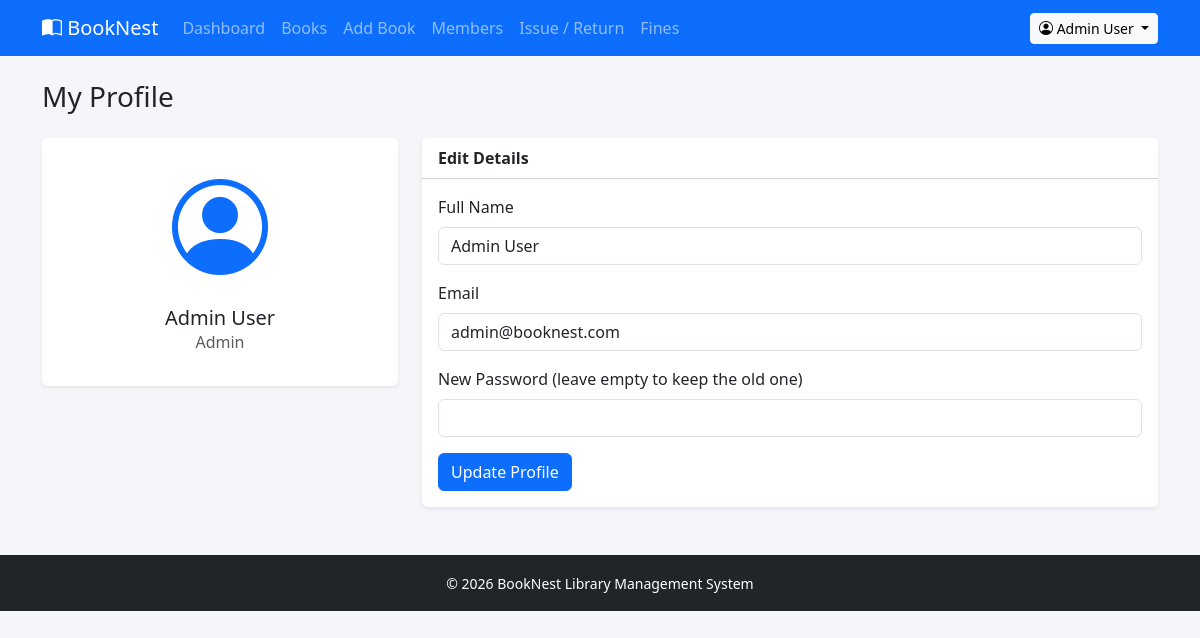
The app's page /profile.php (signed in) with its own data.
### tables this page shows
CREATE TABLE users (
  id INT AUTO_INCREMENT PRIMARY KEY,
  name VARCHAR(100) NOT NULL,
  email VARCHAR(100) NOT NULL UNIQUE,
  password VARCHAR(255) NOT NULL,
  role ENUM('admin','student') NOT NULL DEFAULT 'student',
  created_at TIMESTAMP DEFAULT CURRENT_TIMESTAMP
);

### includes/auth.php (called while the page is built, shortened)
<?php
function e($text) {
    return htmlspecialchars($text, ENT_QUOTES, 'UTF-8');
}

### profile.php (the view, shortened to what this page needs)
<?php
require_once "includes/auth.php";
$userId = $_SESSION['user_id'];
$stmt = $conn->prepare("SELECT name, email, role FROM users WHERE id = ?");
$stmt->bind_param("i", $userId);
$stmt->execute();
$user = $stmt->get_result()->fetch_assoc();
include "includes/header.php";
?>
  <div class="container mt-4">
    <h3 class="mb-4">My Profile</h3>
    <div class="row g-4">
      <div class="col-md-4">
        <div class="card shadow-sm text-center">
          <div class="card-body">
            <i class="bi bi-person-circle profile-icon text-primary"></i>
            <h5 class="mt-2 mb-0"><?php echo e($user['name']); ?></h5>
            <p class="text-muted"><?php echo e(ucfirst($user['role'])); ?></p>
          </div>
        </div>
      </div>
      <div class="col-md-8">
        <div class="card shadow-sm">
          <div class="card-header bg-white"><strong>Edit Details</strong></div>
          <div class="card-body">
            <form method="POST" action="profile.php">
              <div class="mb-3">
                <label class="form-label">Full Name</label>
                <input type="text" name="name" class="form-control" value="<?php echo e($user['name']); ?>">
              </div>
              <div class="mb-3">
                <label class="form-label">Email</label>
                <input type="text" name="email" class="form-control" value="<?php echo e($user['email']); ?>">
              </div>
              <div class="mb-3">
                <label class="form-label">New Password (leave empty to keep the old one)</label>
                <input type="password" name="new_password" class="form-control">
              </div>
              <button type="submit" class="btn btn-primary">Update Profile</button>
            </form>
          </div>
        </div>
      </div>
    </div>
  </div>
<?php include "includes/footer.php"; ?>

### css/style.css (style rules this page uses)
body { background-color: #f4f6f9; min-height: 100vh; }
.profile-icon { font-size: 6rem; }
.card { border: none; }

### records on screen
users: name "Admin User", role "Admin", email "admin@booknest.com"

### other values on screen
$label "Dashboard Books Add Book Members Issue / Return Fines"
$_SESSION['user_name'] "Admin User"
